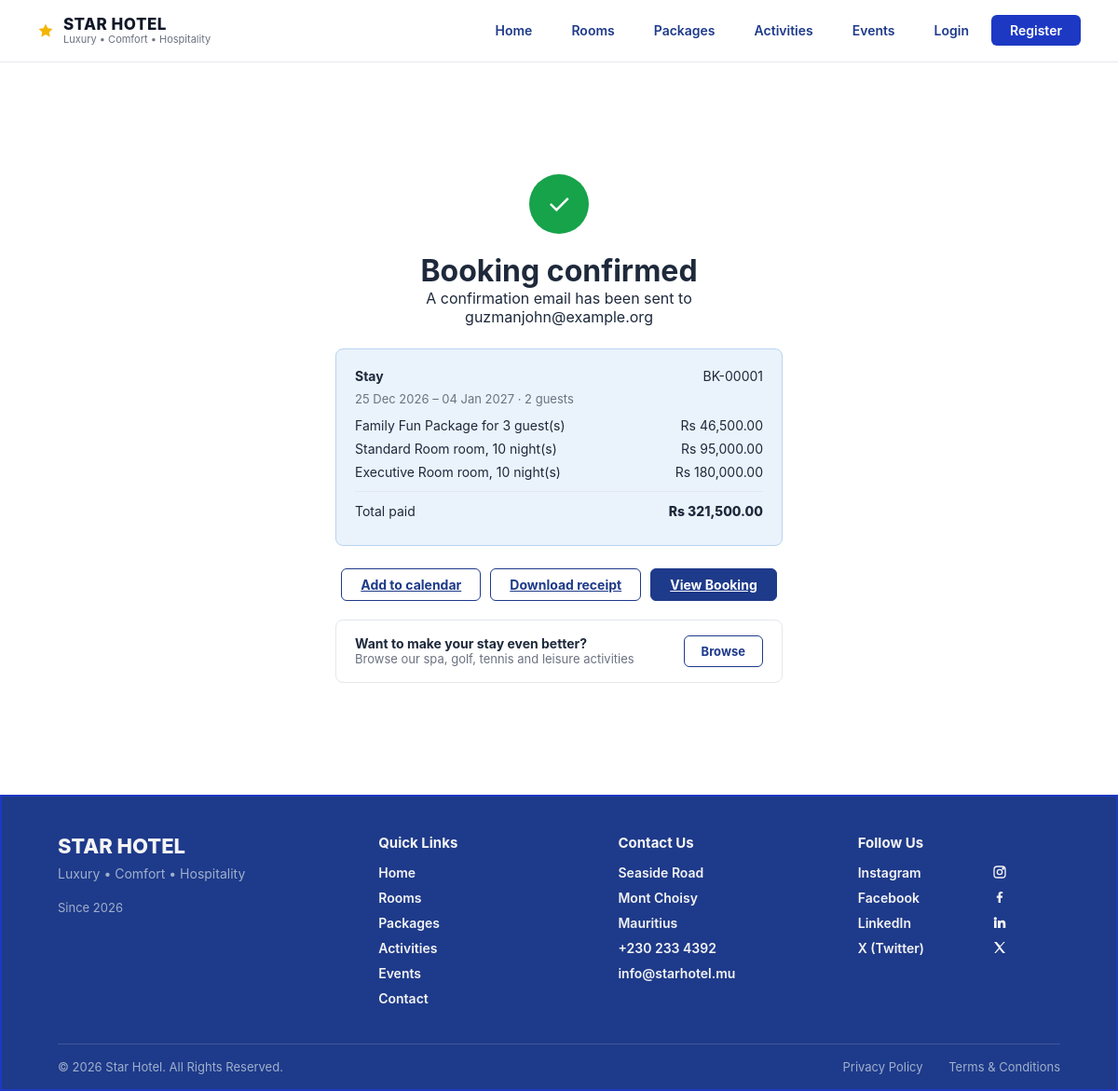
Before: /booking-confirmation/ (signed in) with the older database file.
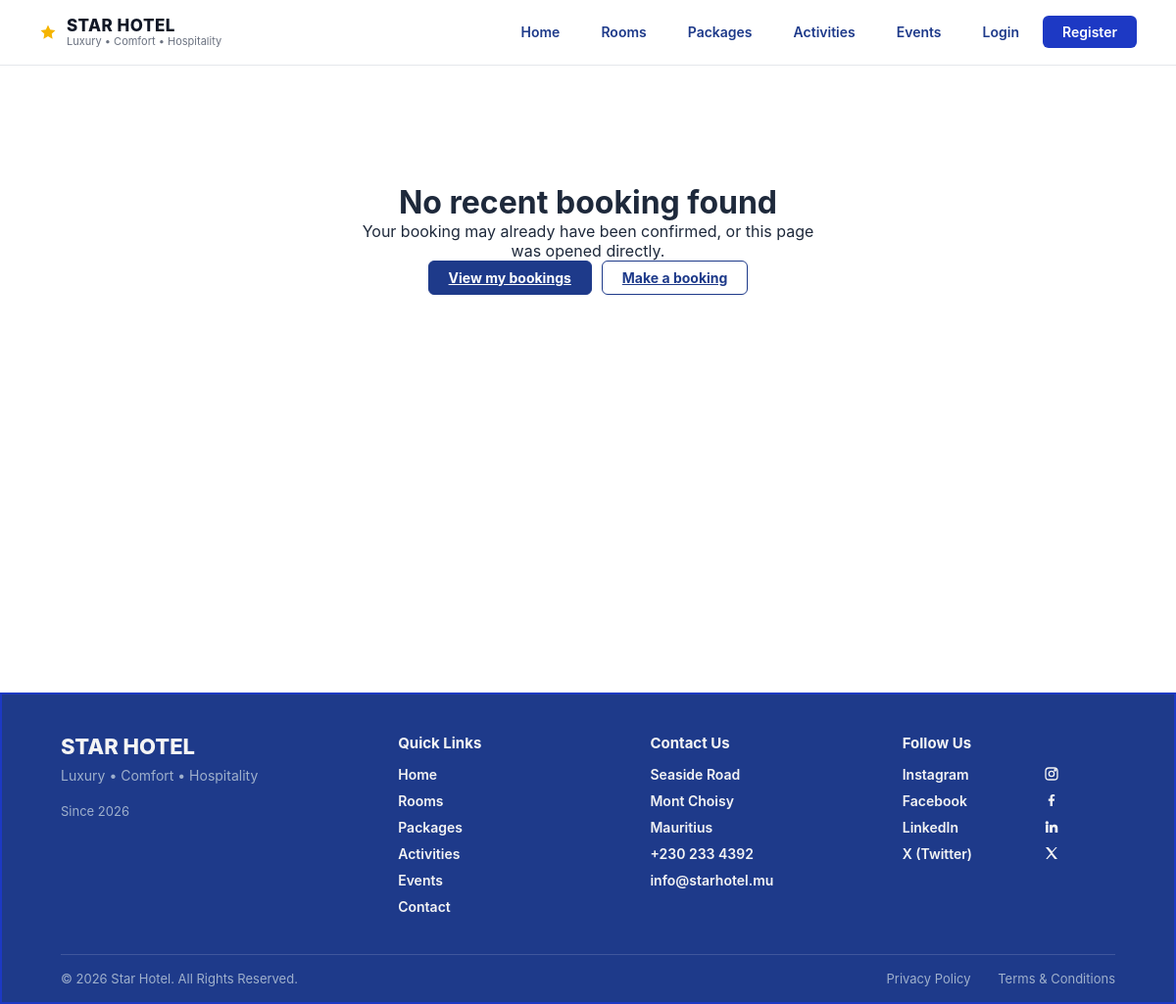
After: the same page with the newer database file.
### StarHotel/hotel/models.py (models this page shows, shortened)
class Booking(models.Model):
    TYPE_CHOICES = [
        ('stay', 'Stay'),
        ('event', 'Event'),
        ('activity', 'Activity'),
    ]
    booking_type = models.CharField(max_length=10, choices=TYPE_CHOICES, default='stay')   # <-- NEW
    bk_id = models.AutoField(primary_key=True)
    no_of_guests = models.PositiveIntegerField()
    check_in = models.DateField()
    check_out = models.DateField()
    bk_date = models.DateField(auto_now_add=True)
    bk_status = models.CharField(max_length=20, default='pending')
    estimated_sum = models.DecimalField(max_digits=10, decimal_places=2)
    created_at = models.DateTimeField(auto_now_add=True)
    updated_at = models.DateTimeField(auto_now=True)
    customer = models.ForeignKey(
        Customer,
        on_delete=models.CASCADE,
        related_name='bookings'
    )
    branch = models.ForeignKey(
        Branch,
        on_delete=models.CASCADE,
        related_name='bookings'
    )

class User(AbstractUser):
    dob = models.DateField(null=True, blank=True)
    phone = models.CharField(max_length=20, blank=True)
    address = models.CharField(max_length=255, blank=True)
    join_date = models.DateField(auto_now_add=True)

class Booking_Item(models.Model):
    bi_type = models.CharField(max_length=20)
    price = models.DecimalField(max_digits=10, decimal_places=2)
    payment_method = models.CharField(max_length=30)
    purchase_date = models.DateField(auto_now_add=True)
    description = models.CharField(max_length=255, blank=True)
    booking = models.ForeignKey(
        Booking,
        on_delete=models.CASCADE,
        related_name='booking_items'
    )

### StarHotel/hotel/views.py (the view)
# urls.py: path("booking-confirmation/", views.booking_confirmation, name="booking_confirmation"),
def booking_confirmation(request):
    booking_id = request.session.get("last_booking_id")
    booking_obj = None
    if booking_id:
        booking_obj = Booking.objects.filter(pk=booking_id).select_related(
            "customer"
        ).prefetch_related("booking_items").first()
    return render(request, "hotel/booking_confirmation.html", {"booking": booking_obj})

### StarHotel/hotel/templates/hotel/booking_confirmation.html (shortened to what this page needs)
{% extends "base.html" %}
{% load static %}
{% block content %}
<div class="checkout-container">
    <div class="confirmation-box">
        {% if booking %}
        <div class="confirm-icon">&#10003;</div>
        <h1>Booking confirmed</h1>
        {% if booking.customer.email %}
        <p>A confirmation email has been sent to {{ booking.customer.email }}</p>
        {% endif %}
        <div class="confirmation-card">
            <div class="order-row">
                <strong>{{ booking.get_booking_type_display }}</strong>
                <span>BK-{{ booking.bk_id|stringformat:"05d" }}</span>
            </div>
            <p style="margin:2px 0 12px; font-size:13px; color:#6b7280;">
                {% if booking.check_in == booking.check_out %}
                {{ booking.check_in|date:"d M Y" }}
                {% else %}
                {{ booking.check_in|date:"d M Y" }} &ndash; {{ booking.check_out|date:"d M Y" }}
                {% endif %}
                &middot; {{ booking.no_of_guests }} guest{{ booking.no_of_guests|pluralize }}
            </p>
            {% for item in booking.booking_items.all %}
            <div class="order-row">
                <span>{{ item.description }}</span>
                <span>Rs {{ item.price|floatformat:"2g" }}</span>
            </div>
            {% endfor %}
            <hr class="order-divider">
            <div class="order-row">
                <span>Total paid</span>
                <span style="font-weight:800;">Rs {{ booking.estimated_sum|floatformat:"2g" }}</span>
            </div>
        </div>
        <div class="confirm-actions">
            <a href="#" class="btn-outline-navy">Add to calendar</a>
            <a href="#" class="btn-outline-navy">Download receipt</a>
            <a href="{% url 'customer_dashboard' %}" class="btn-navy">View Booking</a>
        </div>
        <div class="upsell-box">
            <div style="text-align:left;">
                <div style="font-weight:700; font-size:14px;">Want to make your stay even better?</div>
                <div style="font-size:13px; color:#6b7280;">Browse our spa, golf, tennis and leisure activities</div>
            </div>
            <a href="{% url 'booking' %}?tab=activities" class="btn-remove" style="color:var(--navy); border-color:var(--navy);">Browse</a>
        </div>
        {% else %}
        <h1>No recent booking found</h1>
        <p>Your booking may already have been confirmed, or this page was opened directly.</p>
        <div class="confirm-actions">
            <a href="{% url 'customer_dashboard' %}" class="btn-navy">View my bookings</a>
            <a href="{% url 'booking' %}" class="btn-outline-navy">Make a booking</a>
        </div>
        {% endif %}
    </div>
</div>
{% endblock %}

Changed rows visible on the page:
removed Booking: customer.email "guzmanjohn@example.org", booking_type "Stay", bk_id "00001", check_in "25 Dec 2026", check_out "04 Jan 2027", no_of_guests "2", estimated_sum "321,500.00"
removed Booking_Item: description "Family Fun Package for 3 guest(s)", price "46,500.00"
removed Booking_Item: description "Standard Room room, 10 night(s)", price "95,000.00"
removed Booking_Item: description "Executive Room room, 10 night(s)", price "180,000.00"
Other visible differences:
text no longer shown: "✓ Booking confirmed A confirmation email has been sent to BK- – · guest Total paid Rs Add to calendar Download receipt View Booking Want to make your stay even better? Browse our spa, golf, tennis and leisure activities Browse"
text now shown: "No recent booking found Your booking may already have been confirmed, or this page was opened directly. View my bookings Make a booking"
